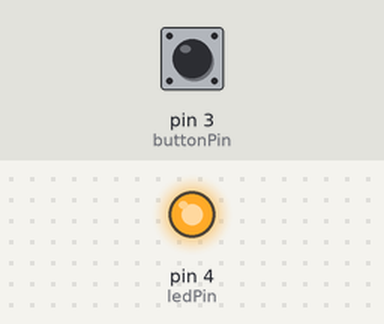
Recording of a sketch running on a simulated Arduino Uno, built with avr-gcc and run on an emulated ATmega328P. Shown: output pins drawn as LEDs (lit = HIGH). The test bench sets the inputs (shaded band); at power-on: pin 3 (buttonPin) LOW.

Above: at 1.2 s.
1.3 s: pin 3 (buttonPin) pulled HIGH for 0.15 s
At 1.48 s:
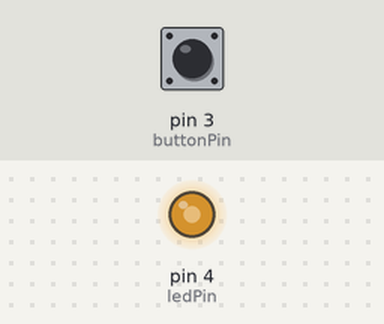
4.3 s: pin 3 (buttonPin) pulled HIGH for 1 s
At 5.32 s:
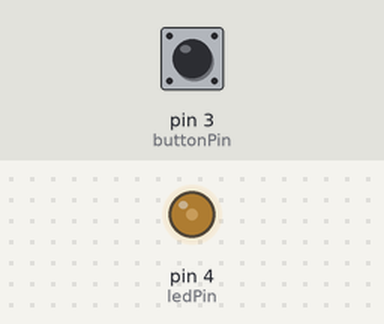
Timing chart, 0 to 7.3 s (numbered marks = the images above; inputs shaded):
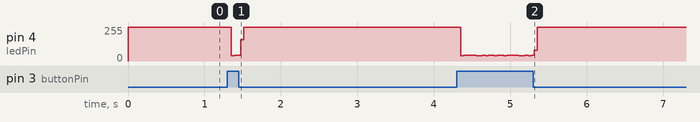

The sketch:

PWM1.ino
```cpp
const int ledPin=4;
const int buttonPin=3;
void setup() {
  // put your setup code here, to run once:
  pinMode(ledPin,OUTPUT);
  //
  pinMode(buttonPin, INPUT);
}

void loop() {
  int switchState = 0;
  // leer el estado del botón
   switchState = digitalRead(buttonPin);
 if (switchState == HIGH){
  // el botón sí esta pulsado
  digitalWrite(ledPin,HIGH);
  delay(1);
  digitalWrite(ledPin,LOW);
  delay(5);
 }
else{
  digitalWrite(ledPin,HIGH);
  }//llave del else
}//vuelve al inicio del bucle (lleva del loop() )
```

Measured:
- after the input at 1.3 s, pin 4 (ledPin): 255/255 → 45/255 after 0.05 s, → 255/255 0.12 s later
